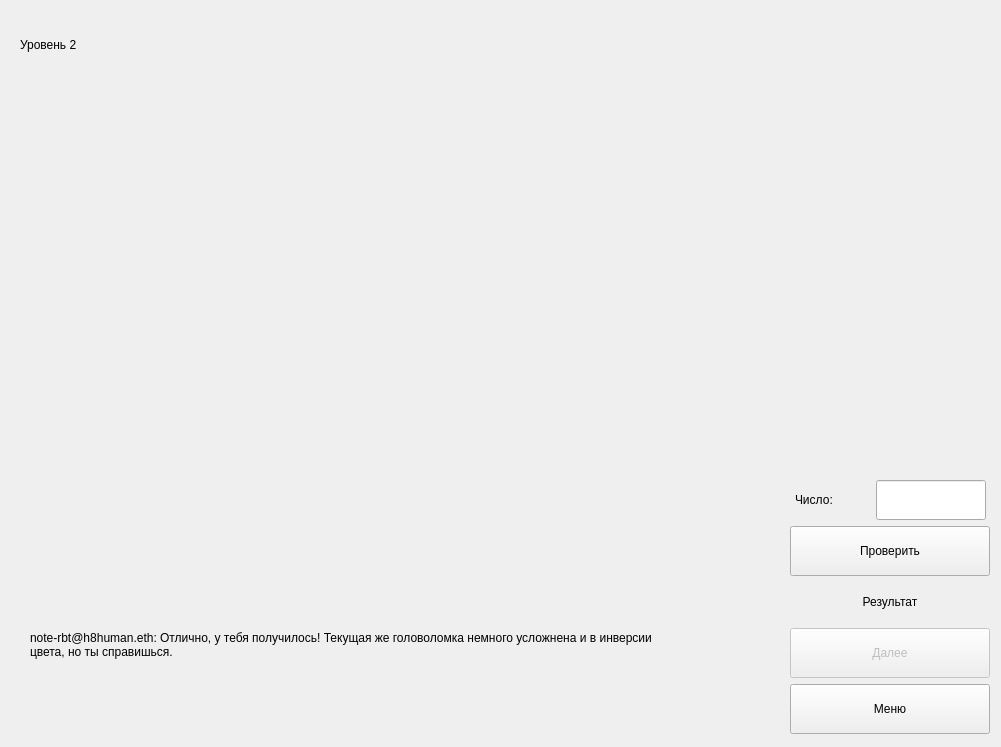
      <widget class="QWidget" name="lvl_2_page">
       <widget class="QLabel" name="img_lvl_2_lbl">
        <property name="geometry">
         <rect>
          <x>30</x>
          <y>70</y>
          <width>640</width>
          <height>480</height>
         </rect>
        </property>
        <property name="minimumSize">
         <size>
          <width>640</width>
          <height>480</height>
         </size>
        </property>
        <property name="maximumSize">
         <size>
          <width>640</width>
          <height>480</height>
         </size>
        </property>
        <property name="text">
         <string/>
        </property>
        <property name="pixmap">
         <pixmap>../build-shtjp-Desktop_Qt_5_12_12_MinGW_32_bit-Debug/debug/img/img_tst.jpg</pixmap>
        </property>
       </widget>
       <widget class="QWidget" name="layoutWidget_2">
        <property name="geometry">
         <rect>
          <x>790</x>
          <y>480</y>
          <width>202</width>
          <height>258</height>
         </rect>
        </property>
        <layout class="QVBoxLayout" name="verticalLayout_5">
         <item>
          <layout class="QHBoxLayout" name="horizontalLayout_5">
           <item>
            <widget class="QLabel" name="number_lvl_2_lbl">
             <property name="minimumSize">
              <size>
               <width>70</width>
               <height>40</height>
              </size>
             </property>
             <property name="maximumSize">
              <size>
               <width>70</width>
               <height>40</height>
              </size>
             </property>
             <property name="text">
              <string>Число:</string>
             </property>
            </widget>
           </item>
           <item>
            <widget class="QLineEdit" name="lvl_2_le">
             <property name="minimumSize">
              <size>
               <width>110</width>
               <height>40</height>
              </size>
             </property>
             <property name="maximumSize">
              <size>
               <width>110</width>
               <height>40</height>
              </size>
             </property>
            </widget>
           </item>
          </layout>
         </item>
         <item>
          <widget class="QPushButton" name="check_lvl_2_pb">
           <property name="minimumSize">
            <size>
             <width>200</width>
             <height>50</height>
            </size>
           </property>
           <property name="maximumSize">
            <size>
             <width>200</width>
             <height>50</height>
            </size>
           </property>
           <property name="text">
            <string>Проверить</string>
           </property>
          </widget>
         </item>
         <item>
          <widget class="QLabel" name="result_lvl_2_lbl">
           <property name="minimumSize">
            <size>
             <width>200</width>
             <height>40</height>
            </size>
           </property>
           <property name="maximumSize">
            <size>
             <width>200</width>
             <height>40</height>
            </size>
           </property>
           <property name="text">
            <string>Результат</string>
           </property>
           <property name="alignment">
            <set>Qt::AlignCenter</set>
           </property>
          </widget>
         </item>
         <item>
          <widget class="QPushButton" name="next_lvl_2_pb">
           <property name="enabled">
            <bool>false</bool>
           </property>
           <property name="minimumSize">
            <size>
             <width>200</width>
             <height>50</height>
            </size>
           </property>
           <property name="maximumSize">
            <size>
             <width>200</width>
             <height>50</height>
            </size>
           </property>
           <property name="text">
            <string>Далее</string>
           </property>
          </widget>
         </item>
         <item>
          <widget class="QPushButton" name="menu_lvl_2_pb">
           <property name="minimumSize">
            <size>
             <width>200</width>
             <height>50</height>
            </size>
           </property>
           <property name="maximumSize">
            <size>
             <width>200</width>
             <height>50</height>
            </size>
           </property>
           <property name="text">
            <string>Меню</string>
           </property>
          </widget>
         </item>
        </layout>
       </widget>
       <widget class="QLabel" name="lvl_2_name_lbl">
        <property name="geometry">
         <rect>
          <x>20</x>
          <y>30</y>
          <width>120</width>
          <height>30</height>
         </rect>
        </property>
        <property name="text">
         <string>Уровень 2</string>
        </property>
       </widget>
       <widget class="QLabel" name="text_lvl_2_lbl">
        <property name="geometry">
         <rect>
          <x>30</x>
          <y>570</y>
          <width>640</width>
          <height>150</height>
         </rect>
        </property>
        <property name="text">
         <string>note-rbt@h8human.eth: Отлично, у тебя получилось! Текущая же головоломка немного усложнена и в инверсии цвета, но ты справишься.</string>
        </property>
        <property name="wordWrap">
         <bool>true</bool>
        </property>
       </widget>
      </widget>
